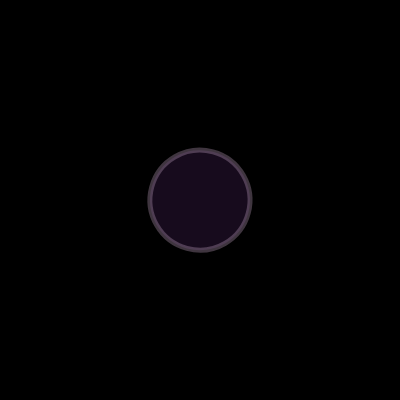
Frame 1 (no input)
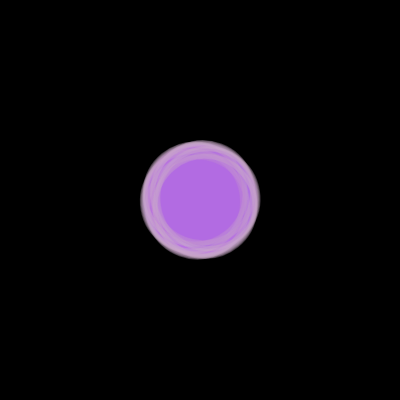
Frame 60 (no input)
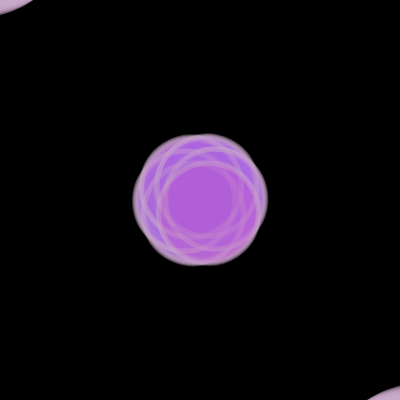
Frame 120 (the mouse pressed at the canvas centre since frame 60)

The p5.js sketch that drew these frames (run headless with seeded random() and noise() and a simulated clock; from frame 60 on, the mouse is pressed at the canvas centre):

// p5.js sketch
// ── sketch.js
let angle = 0;
let a = 0;

function setup() {
createCanvas(400, 400);
background(0);
}

function draw() {
translate(width/2, height/2);
let x = map(mouseX, 0, width, 0, width/2);
let y = map(mouseY, 0, height, 0, height/2);
let s1 = map(mouseX, 0, width, 0, 5);
let s2 = map(mouseY, 0, height, 0, 5);
let r = random(150, 200);
let g = random(80, 130);
let b = random(200, 250);
let t = random(10, 70);
a = lerp(a, width/4, 0.001);
angle = angle + 60.1;

//flower animation
push();
rotate( radians(angle) );
stroke(200, 170, 200, 80);
strokeWeight(5);
fill(r, g, b, t);
ellipseMode(CENTER);
ellipse(a, a, width/4, height/4);
pop();



push();
rotate( radians(angle) );
stroke(200, 170, 200, 80);
strokeWeight(8);
fill(r, g, b, t);
ellipseMode(CENTER);
scale(s1, s2);
ellipse(x, y, width/6, height/6);
pop();
  

push();
rotate( radians(angle) );
stroke(200, 170, 200, 80);
strokeWeight(8);
fill(r, g, b);
ellipseMode(CENTER);
scale(s1, s2);
ellipse(width/2 - x, height/2 - y, width/6, height/6);
pop();
}
